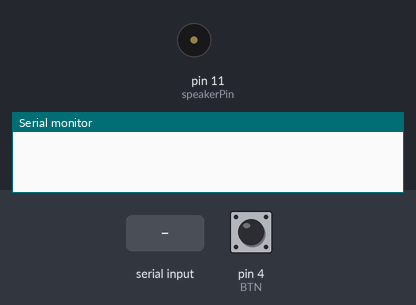
Recording of a sketch running on a simulated Arduino Uno, built with avr-gcc and run on an emulated ATmega328P. Parts: buzzer (waves = sounding), the last lines printed to the serial monitor. The inputs (shaded band) are chosen by the test bench; at power-on: pin 4 (BTN) HIGH.

Above: at 1.2 s.
1.3 s: "1" received over Serial
At 2.2 s:
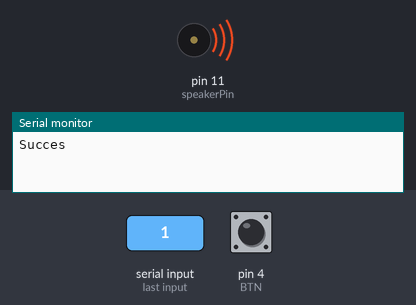
2.8 s: pin 4 (BTN) pulled LOW for 0.15 s
4.4 s: "0" received over Serial
Timing chart, 0 to 7.4 s (numbered marks = the images above; inputs shaded):
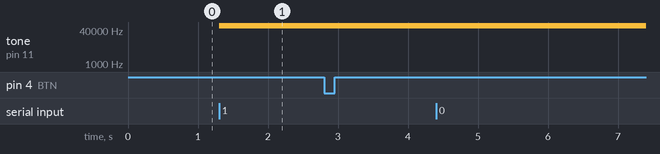

The sketch:

Maneki_FW.ino
```cpp
#include "PCM.h"
#include "myau.h"
#include "error.h"
#define BTN               4  // Кнопка

byte succes = 1;             // Символ успешной отправки
byte denied = 0;             // Символ ошибки
byte mess;                   // Принятое сообщение

void setup()
{
  Serial.begin(9600);
  pinMode(BTN, INPUT_PULLUP);
}

void loop()
{
  if (digitalRead(BTN) == 0)
  {
    Serial.println(2);
    delay(500);
  }
  if (Serial.available() > 0)
  {
    mess = Serial.read();

    if (mess == '1')
    {
      Serial.println("Succes");
      startPlayback(myau, sizeof(myau));
    }
    else if (mess == '0')
    {
      Serial.println("Denied");
      startPlayback(error, sizeof(error));
    }
  }
}
```

PCM.c
```cpp
#include <stdint.h>
#include <avr/interrupt.h>
#include <avr/io.h>
#include <avr/pgmspace.h>

#define SAMPLE_RATE 8000

#if defined(ARDUINO) && ARDUINO >= 100
#include "Arduino.h"
#else
#include "WProgram.h"
#endif

#include "PCM.h"

int speakerPin = 11;
unsigned char const *sounddata_data=0;
int sounddata_length=0;
volatile uint16_t sample;
byte lastSample;

// This is called at 8000 Hz to load the next sample.
ISR(TIMER1_COMPA_vect) {
  if (sample >= sounddata_length) {
    if (sample == sounddata_length + lastSample) {
      stopPlayback();
    }
    else {
      // Ramp down to zero to reduce the click at the end of playback.
      OCR2A = sounddata_length + lastSample - sample;
    }
  }
  else {
    OCR2A = pgm_read_byte(&sounddata_data[sample]);
  }

  ++sample;
}

void startPlayback(unsigned char const *data, int length)
{
  sounddata_data = data;
  sounddata_length = length;

  pinMode(speakerPin, OUTPUT);

  // Set up Timer 2 to do pulse width modulation on the speaker
  // pin.

  // Use internal clock (datasheet p.160)
  ASSR &= ~(_BV(EXCLK) | _BV(AS2));

  // Set fast PWM mode  (p.157)
  TCCR2A |= _BV(WGM21) | _BV(WGM20);
  TCCR2B &= ~_BV(WGM22);

  // Do non-inverting PWM on pin OC2A (p.155)
  // On the Arduino this is pin 11.
  TCCR2A = (TCCR2A | _BV(COM2A1)) & ~_BV(COM2A0);
  TCCR2A &= ~(_BV(COM2B1) | _BV(COM2B0));

  // No prescaler (p.158)
  TCCR2B = (TCCR2B & ~(_BV(CS12) | _BV(CS11))) | _BV(CS10);

  // Set initial pulse width to the first sample.
  OCR2A = pgm_read_byte(&sounddata_data[0]);


  // Set up Timer 1 to send a sample every interrupt.

  cli();

  // Set CTC mode (Clear Timer on Compare Match) (p.133)
  // Have to set OCR1A *after*, otherwise it gets reset to 0!
  TCCR1B = (TCCR1B & ~_BV(WGM13)) | _BV(WGM12);
  TCCR1A = TCCR1A & ~(_BV(WGM11) | _BV(WGM10));

  // No prescaler (p.134)
  TCCR1B = (TCCR1B & ~(_BV(CS12) | _BV(CS11))) | _BV(CS10);

  // Set the compare register (OCR1A).
  // OCR1A is a 16-bit register, so we have to do this with
  // interrupts disabled to be safe.
  OCR1A = F_CPU / SAMPLE_RATE;    // 16e6 / 8000 = 2000

  // Enable interrupt when TCNT1 == OCR1A (p.136)
  TIMSK1 |= _BV(OCIE1A);

  lastSample = pgm_read_byte(&sounddata_data[sounddata_length-1]);
  sample = 0;
  sei();
}

void stopPlayback()
{
  // Disable playback per-sample interrupt.
  TIMSK1 &= ~_BV(OCIE1A);

  // Disable the per-sample timer completely.
  TCCR1B &= ~_BV(CS10);

  // Disable the PWM timer.
  TCCR2B &= ~_BV(CS10);

  digitalWrite(speakerPin, LOW);
}
```

PCM.h
```cpp
#include <avr/pgmspace.h>

#ifdef __cplusplus
extern "C" {
#endif

void startPlayback(unsigned char const *data, int length);
void stopPlayback();

#ifdef __cplusplus
}
#endif
```

Source omitted: error.h (data table, 12185 bytes), myau.h (data table, 46496 bytes)

Measured:
- after the input at 1.3 s, tone on pin 11 (speakerPin): silent → 62500 Hz at once
